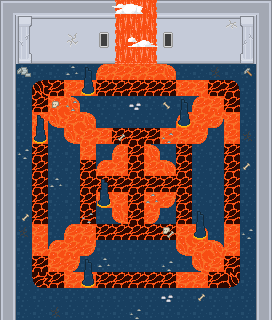

Below is a game level as drawn by its tile map, then a one-line description and the .tmx file that defines it, in full:
An orthogonal 17x20 tile map with 16x16 px tiles, 6 tile layers (floor, background, middle, foreground, ...), 2 tilesets.

<map version="1.2" tiledversion="1.2.2" orientation="orthogonal" renderorder="left-up" width="17" height="20" tilewidth="16" tileheight="16" infinite="0" nextlayerid="13" nextobjectid="1">
 <tileset firstgid="1" source="basic_tileset.tsx" />
 <tileset firstgid="3478" source="basic_tileset.tsx" />
 <layer id="7" name="floor" width="17" height="20">
  <data encoding="csv">
0,0,0,0,0,0,0,0,0,0,0,0,0,0,0,0,0,
0,0,0,0,0,0,0,0,0,0,0,0,0,0,0,0,0,
0,0,0,0,0,0,0,0,0,0,0,0,0,0,0,0,0,
0,0,0,0,0,0,0,0,0,0,0,0,0,0,0,0,0,
0,6479,6479,6479,6479,6479,6479,2794,2794,2794,6479,6479,6479,6479,6479,6479,0,
0,6479,6479,2912,2794,2794,2912,2912,2912,2912,2912,2794,2794,2912,6479,6479,0,
0,6479,2912,6271,6479,6479,6479,6479,6479,6479,6479,6479,6479,6271,2912,6479,0,
0,6479,2794,6479,6271,6479,6479,6479,6479,6479,6479,6479,6271,6479,2794,6479,0,
0,6479,2794,6479,6479,6271,6271,6389,6389,6389,6271,6271,6479,6479,2794,6479,0,
0,6479,2912,6479,6479,6271,6479,6479,6389,6479,6479,6389,6479,6479,2912,6479,579,
0,6479,2912,6479,6479,6389,6479,6271,6389,6271,6479,6389,6479,6479,2912,6479,579,
0,6479,2912,6479,6479,6389,6389,6389,6389,6389,6389,6389,6479,6479,2912,6479,0,
0,6479,2912,6479,6479,6389,6479,6271,6389,6271,6479,6389,6479,6479,2912,6479,0,
0,6479,2912,6479,6479,6389,6479,6479,6389,6479,6479,6389,6479,6479,2912,6479,0,
0,6479,2794,6479,6479,6271,6389,6389,6389,6389,6389,6271,6479,6479,2794,6479,0,
0,6479,2794,6479,6271,6479,6479,6479,6479,6479,6479,6479,6271,6479,2794,6479,0,
0,6479,2912,6271,6479,6479,6479,6479,6479,6479,6479,6479,6479,6271,2912,6479,0,
0,6479,6479,2912,2794,2794,2912,2912,2912,2912,2912,2794,2794,2912,6479,6479,0,
0,6479,6479,6479,6479,6479,6479,6479,6479,6479,6479,6479,6479,6479,6479,6479,0,
0,6479,6479,6479,6479,6479,6479,6479,6479,6479,6479,6479,6479,6479,6479,6479,0
</data>
 </layer>
 <layer id="8" name="background" width="17" height="20">
  <data encoding="csv">
0,0,0,0,0,0,0,0,0,0,0,0,0,0,0,0,0,
0,888,888,888,888,888,888,888,888,888,888,888,888,888,1174,888,0,
0,888,888,888,1117,888,888,888,888,888,888,888,888,888,888,888,0,
0,1610613623,1610613623,1610613623,1610613623,1610613623,1610613623,1610613623,1610613623,1610613623,1610613623,1610613623,1610613623,1610613623,1610613623,1610613623,0,
0,0,0,0,0,0,2800,0,0,0,2684357360,0,0,0,0,0,0,
0,0,1610615535,0,0,0,0,0,0,0,0,0,0,0,2799,0,0,
0,0,0,0,2684360837,0,0,0,0,0,0,0,6277,0,0,0,0,
0,0,0,1610619013,0,2684360837,0,0,0,0,0,6277,0,3221231749,0,0,0,
0,0,0,0,1610619013,0,0,0,0,0,0,0,3221231749,0,0,0,0,
0,0,0,0,0,0,0,6277,0,2684360837,0,0,0,0,0,0,0,
0,0,0,0,0,0,6277,0,0,0,2684360837,0,0,0,0,0,0,
0,0,0,0,0,0,0,0,0,0,0,0,0,0,0,0,0,
0,0,0,0,0,0,1610619013,0,0,0,3221231749,0,0,0,0,0,0,
0,0,0,0,0,0,0,1610619013,0,3221231749,0,0,0,0,0,0,0,
0,0,0,0,6277,0,0,0,0,0,0,0,2684360837,0,0,0,0,
0,0,0,6277,0,3221231749,0,0,0,0,0,1610619013,0,2684360837,0,0,0,
0,0,0,0,3221231749,0,0,0,0,0,0,0,1610619013,0,0,0,0,
0,0,3221228271,0,0,0,0,0,0,0,0,0,0,0,2684357359,0,0,
0,0,0,0,0,0,0,0,0,0,0,0,0,0,0,0,0,
0,0,0,0,0,0,0,0,0,0,0,0,0,0,0,0,0
</data>
 </layer>
 <layer id="9" name="middle" width="17" height="20">
  <data encoding="csv">
0,0,0,0,0,0,0,0,0,0,0,0,0,0,0,0,0,
0,1168,0,0,0,0,0,1002,1002,1002,1002,0,0,0,0,1168,0,
0,3221226584,0,0,0,0,0,0,0,0,0,0,0,0,0,1112,0,
0,1169,0,0,0,0,0,0,0,0,0,0,0,0,0,1169,0,
0,0,0,0,0,0,0,0,0,0,0,0,0,0,0,0,0,
0,0,0,0,0,0,0,0,0,0,0,0,0,0,0,0,0,
0,0,0,0,0,0,0,0,0,0,0,0,0,0,0,0,0,
0,0,0,0,0,0,0,0,0,0,0,0,0,0,0,0,0,
0,0,0,0,0,0,0,0,0,0,0,0,0,0,0,0,0,
0,0,0,0,0,0,0,0,0,0,0,0,0,0,0,0,0,
0,0,0,0,0,0,0,0,0,0,0,0,0,0,0,0,0,
0,0,0,0,0,0,0,0,0,0,0,0,0,0,0,0,0,
0,0,0,0,0,0,0,0,0,0,0,0,0,0,0,0,0,
0,0,0,0,0,0,0,0,0,0,0,0,0,0,0,0,0,
0,0,0,0,0,0,0,0,0,0,0,0,0,0,0,0,0,
0,0,0,0,0,0,0,0,0,0,0,0,0,0,0,0,0,
0,0,0,0,0,0,0,0,0,0,0,0,0,0,0,0,0,
0,0,0,0,0,0,0,0,0,0,0,0,0,0,0,0,0,
0,0,0,0,0,0,0,0,0,0,0,0,0,0,0,0,0,
0,0,0,0,0,0,0,0,0,0,0,0,0,0,0,0,0
</data>
 </layer>
 <layer id="10" name="foreground" width="17" height="20">
  <data encoding="csv">
0,0,0,0,0,0,0,713,0,713,0,0,0,0,0,0,0,
0,0,0,0,0,0,0,0,0,0,0,0,0,0,0,0,0,
0,0,0,0,0,0,0,0,0,0,0,0,0,0,0,0,0,
0,0,0,0,0,0,0,0,0,0,0,0,0,0,0,0,0,
0,0,0,0,0,0,0,0,0,0,0,0,0,0,0,0,0,
0,0,0,0,0,0,0,0,0,0,0,0,0,0,0,0,0,
0,0,0,0,0,0,0,0,0,0,0,0,0,0,0,0,0,
0,0,0,0,0,0,0,0,0,0,0,0,0,0,0,0,0,
0,0,0,0,0,0,0,0,0,0,0,0,0,0,0,0,0,
0,0,0,0,0,0,0,0,0,0,0,0,0,0,0,0,0,
0,0,0,0,0,0,0,0,0,0,0,0,0,0,0,0,0,
0,0,0,0,0,0,0,0,0,0,0,0,0,0,0,0,0,
0,0,0,0,0,0,0,0,0,0,0,0,0,0,0,0,0,
0,0,0,0,0,0,0,0,0,0,0,0,0,0,0,0,0,
0,0,0,0,0,0,0,0,0,0,0,0,0,0,0,0,0,
0,0,0,0,0,0,0,0,0,0,0,0,0,0,0,0,0,
0,0,0,0,0,0,0,0,0,0,0,0,0,0,0,0,0,
0,0,0,0,0,0,0,0,0,0,0,0,0,0,0,0,0,
0,0,0,0,0,0,0,0,0,0,0,0,0,0,0,0,0,
0,0,0,0,0,0,0,0,0,0,0,0,0,0,0,0,0
</data>
 </layer>
 <layer id="11" name="details" width="17" height="20">
  <data encoding="csv">
715,713,713,713,713,713,713,6328,6329,6330,713,713,713,713,713,713,716,
771,1610613738,1002,1002,1002,1002,1002,6328,6329,6330,1002,1002,1002,1002,1002,2684355562,771,
771,1610613738,0,0,0,0,0,6328,6329,6330,0,0,0,0,0,2684355562,771,
771,1610613738,0,0,0,0,0,6385,6386,6387,0,0,0,0,0,2684355562,771,
771,2694,0,0,0,0,0,0,0,0,0,0,0,0,0,2638,771,
771,0,0,0,0,0,0,0,0,0,0,0,0,0,0,0,771,
771,0,0,0,0,0,0,0,0,0,0,0,0,0,0,0,771,
771,0,0,0,0,0,0,0,0,0,0,0,0,0,0,0,771,
771,0,0,0,0,0,0,0,0,0,0,0,0,0,0,0,771,
771,0,0,0,0,0,0,0,0,0,0,0,0,0,0,0,771,
771,0,0,0,0,0,0,0,0,0,0,0,0,0,0,0,771,
771,0,0,0,0,0,0,0,0,0,0,0,0,0,0,0,771,
771,0,0,0,0,0,0,0,0,0,0,0,0,0,0,0,771,
771,0,0,0,0,0,0,0,0,0,0,0,0,0,0,0,771,
771,0,0,0,0,0,0,0,0,0,0,0,0,0,0,0,771,
771,0,0,0,0,0,0,0,0,0,0,0,0,0,0,0,771,
771,0,0,0,0,0,0,0,0,0,0,0,0,0,0,0,771,
771,0,0,0,0,0,0,0,0,0,0,0,0,0,0,0,771,
771,0,0,0,0,0,0,0,0,0,0,0,0,0,0,0,771,
771,0,0,0,0,0,0,0,0,0,0,0,0,0,0,0,771
</data>
 </layer>
 <layer id="12" name="efef" width="17" height="20">
  <data encoding="csv">
0,0,0,0,0,0,0,2859,2860,0,0,0,0,0,0,0,0,
0,0,0,0,0,0,0,0,0,0,0,0,0,0,0,0,0,
0,0,0,0,0,0,498,0,2804,2805,498,0,0,0,0,0,0,
0,0,0,0,0,0,0,0,0,0,0,0,0,0,0,0,0,
0,0,0,0,1889,6310,0,0,0,0,0,0,0,1775,0,0,0,
0,0,0,0,0,6367,0,0,0,0,0,0,0,0,0,0,0,
0,0,0,1882,1888,0,0,0,615,0,2684356443,6310,0,0,0,0,0,
0,0,6310,0,0,0,0,0,0,0,0,6367,0,0,0,0,0,
0,0,6367,0,0,0,0,1883,0,0,1888,0,0,0,0,1775,0,
0,1888,0,0,0,0,0,0,0,0,0,0,0,0,0,0,0,
0,0,0,0,0,0,0,0,0,0,0,0,0,0,0,3221227355,0,
0,0,0,1889,0,0,6310,0,0,0,0,0,0,0,0,0,0,
0,0,0,0,0,0,6367,0,0,1889,0,0,0,0,0,0,0,
0,1883,0,0,0,1888,0,0,0,0,0,0,6310,0,0,0,0,
0,1775,0,0,0,0,0,0,0,0,1884,0,6367,0,0,1888,0,
0,0,0,0,0,0,0,0,0,0,0,0,0,0,0,0,0,
0,0,0,0,0,6310,1889,0,0,0,1888,0,0,0,0,0,0,
0,0,0,0,0,6367,0,0,0,0,0,0,0,0,0,0,0,
0,0,0,0,0,0,0,0,0,0,615,0,1883,0,0,0,0,
0,0,0,1775,0,0,0,0,1888,0,0,0,0,0,0,0,0
</data>
 </layer>
</map>